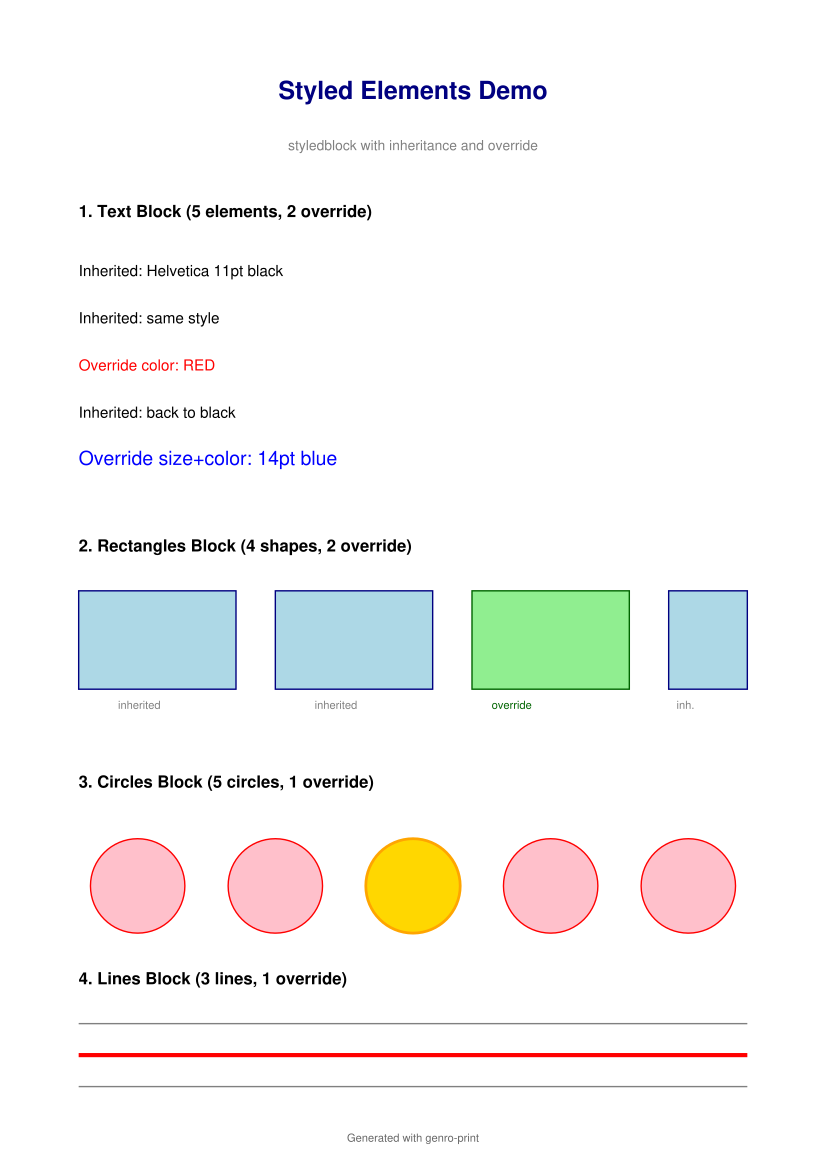

The Python source for this figure:
# Copyright 2025 Softwell S.r.l. - Licensed under Apache License 2.0
# See LICENSE file for details
"""Example: Styled elements with inheritance and override.

Demonstrates styledblock with multiple elements where some override
the inherited style attributes.
"""

from pathlib import Path

from genro_print.enhanced_print_app import EnhancedPrintApp


class StyledElementsDemo(EnhancedPrintApp):
    """Demonstration of styled elements with inheritance and override."""

    def recipe(self, root):
        doc = root.document(width=210.0, height=297.0)

        # Title
        doc.statictext(
            x=105, y=25, text="Styled Elements Demo",
            align="center", fontname="Helvetica-Bold", size=18, color="navy"
        )
        doc.statictext(
            x=105, y=38, text="styledblock with inheritance and override",
            align="center", fontname="Helvetica", size=10, color="gray"
        )

        # --- Section 1: Text block with overrides ---
        doc.statictext(x=20, y=55, text="1. Text Block (5 elements, 2 override)",
                       fontname="Helvetica-Bold", size=12)

        # One styledblock, multiple elements, some override
        text_block = doc.styledblock(fontname="Helvetica", size=11, color="black")
        text_block.statictext(x=20, y=70, text="Inherited: Helvetica 11pt black")
        text_block.statictext(x=20, y=82, text="Inherited: same style")
        text_block.statictext(x=20, y=94, text="Override color: RED", color="red")
        text_block.statictext(x=20, y=106, text="Inherited: back to black")
        text_block.statictext(x=20, y=118, text="Override size+color: 14pt blue",
                              size=14, color="blue")

        # --- Section 2: Rectangles block with overrides ---
        doc.statictext(x=20, y=140, text="2. Rectangles Block (4 shapes, 2 override)",
                       fontname="Helvetica-Bold", size=12)

        # One styledblock for shapes
        shapes = doc.styledblock(fill_color="lightblue", stroke_color="navy", stroke_width=1)
        shapes.styledrect(x=20, y=150, width=40, height=25)  # inherited
        shapes.styledrect(x=70, y=150, width=40, height=25)  # inherited
        shapes.styledrect(x=120, y=150, width=40, height=25,
                          fill_color="lightgreen", stroke_color="darkgreen")  # override
        shapes.styledrect(x=170, y=150, width=20, height=25)  # inherited

        # Labels
        doc.statictext(x=30, y=180, text="inherited", fontname="Helvetica", size=8, color="gray")
        doc.statictext(x=80, y=180, text="inherited", fontname="Helvetica", size=8, color="gray")
        doc.statictext(x=125, y=180, text="override", fontname="Helvetica", size=8, color="darkgreen")
        doc.statictext(x=172, y=180, text="inh.", fontname="Helvetica", size=8, color="gray")

        # --- Section 3: Circles block with overrides ---
        doc.statictext(x=20, y=200, text="3. Circles Block (5 circles, 1 override)",
                       fontname="Helvetica-Bold", size=12)

        circles = doc.styledblock(fill_color="pink", stroke_color="red", stroke_width=1)
        circles.styledcircle(x_cen=35, y_cen=225, radius=12)   # inherited
        circles.styledcircle(x_cen=70, y_cen=225, radius=12)   # inherited
        circles.styledcircle(x_cen=105, y_cen=225, radius=12,
                             fill_color="gold", stroke_color="orange", stroke_width=2)  # override
        circles.styledcircle(x_cen=140, y_cen=225, radius=12)  # inherited
        circles.styledcircle(x_cen=175, y_cen=225, radius=12)  # inherited

        # --- Section 4: Lines block with override ---
        doc.statictext(x=20, y=250, text="4. Lines Block (3 lines, 1 override)",
                       fontname="Helvetica-Bold", size=12)

        lines = doc.styledblock(stroke_color="gray", stroke_width=1)
        lines.styledline(x1=20, y1=260, x2=190, y2=260)  # inherited
        lines.styledline(x1=20, y1=268, x2=190, y2=268,
                         stroke_color="red", stroke_width=3)  # override: thick red
        lines.styledline(x1=20, y1=276, x2=190, y2=276)  # inherited

        # Footer
        doc.statictext(
            x=105, y=290, text="Generated with genro-print",
            align="center", fontname="Helvetica", size=8, color="#666666"
        )


if __name__ == "__main__":
    report = StyledElementsDemo()
    output = Path(__file__).parent / "styled_elements.pdf"
    report.save(str(output))
    print(f"PDF saved to {output}")
